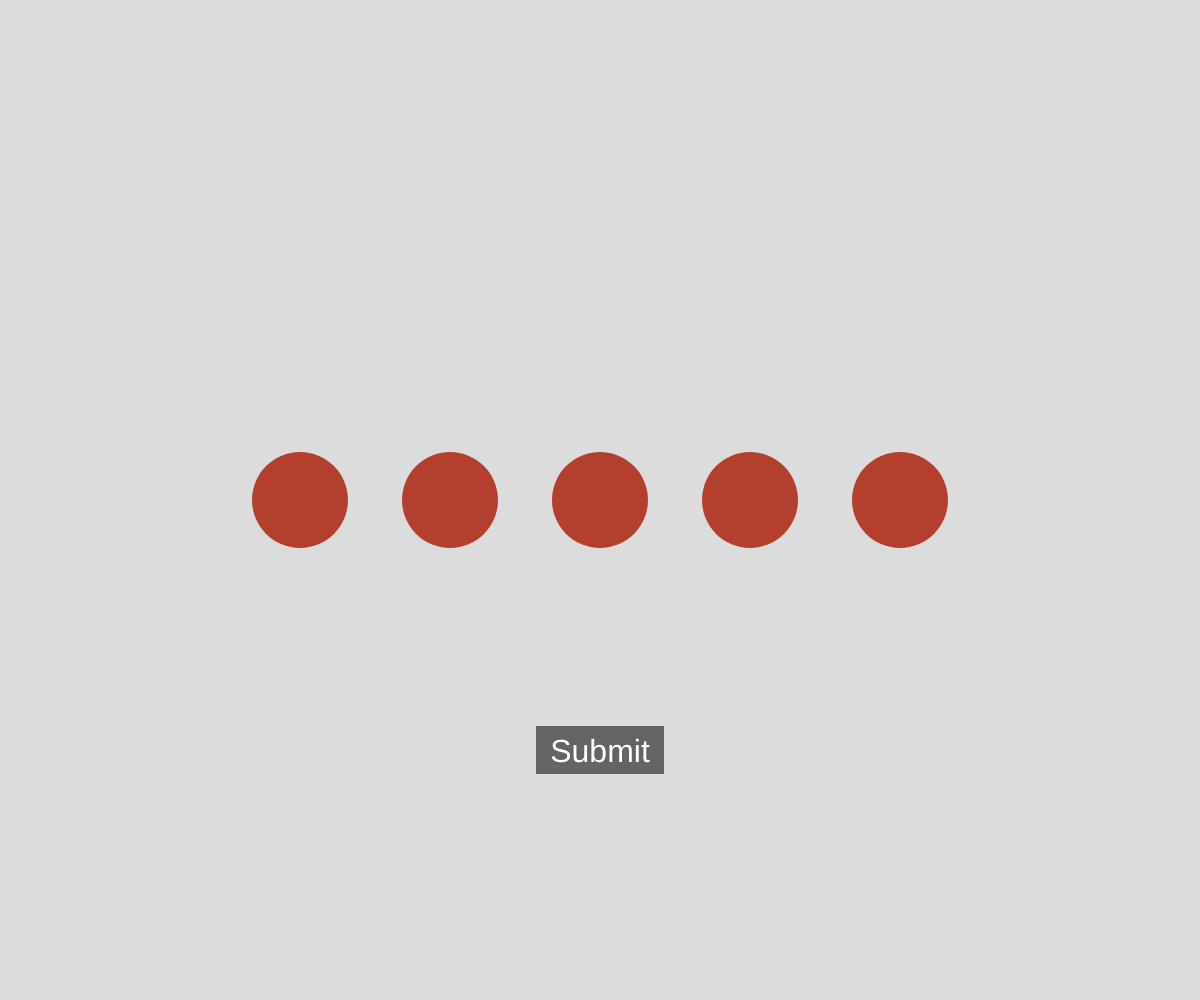
Frame 1 (no input)
Frame 60 (no input): identical to frame 1, image omitted
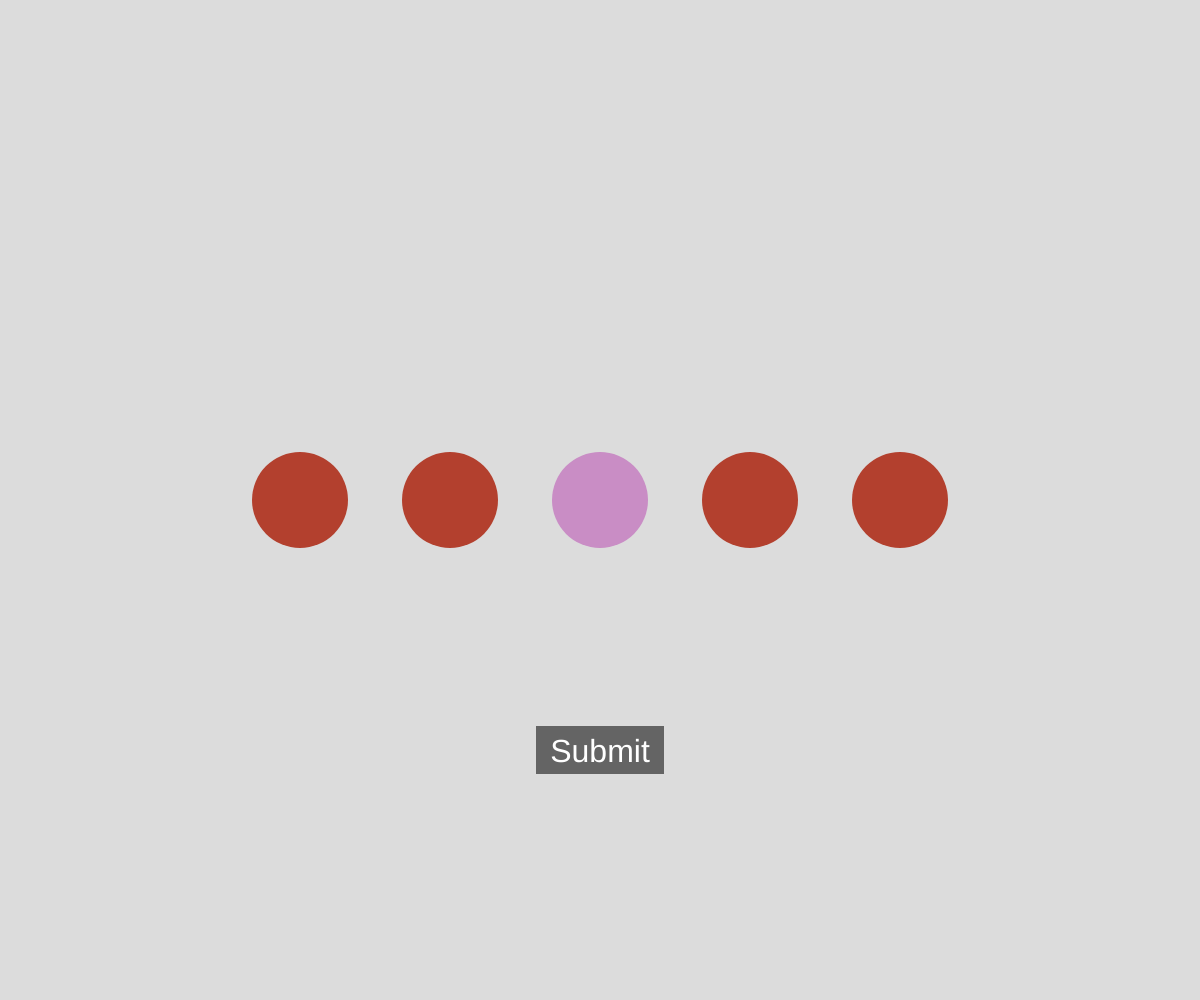
Frame 120 (the mouse pressed at the canvas centre since frame 60)

The p5.js sketch that drew these frames (run headless with seeded random() and noise() and a simulated clock; from frame 60 on, the mouse is pressed at the canvas centre):

// p5.js sketch
// ── sketch.js
class Button {
  constructor(x, y) {
    this.x = x;
    this.y = y;
    this.colorI = 0;
    this.r = 48;
    this.selected = false;
  }
  
  show() {
    push();
    fill(colors[this.colorI]);
    noStroke();
    circle(this.x, this.y, this.r*2);
    pop();
  }
}


let buttons;
let completed = false;

function setup() {
  createCanvas(windowWidth, windowHeight);
  buttons = [];
  buttons.push(new Button(width*1/4, height/2));
  buttons.push(new Button(width*3/8, height/2));
  buttons.push(new Button(width*1/2, height/2));
  buttons.push(new Button(width*5/8, height/2));
  buttons.push(new Button(width*3/4, height/2));
  colors  = [
    color(179, 64, 46), // Red
    color(201, 141, 197), // Pink
    color(212, 146, 32), // Orange
    color(216, 219, 118), // Yellow
    color(55, 128, 65), // Green
    color(71, 107, 161), // Blue
    color(93, 51, 130) // Purple
  ];
}

function draw() {
  background(220);
  if (completed) {
    push();
    textAlign(CENTER);
    textSize(32);
    contents = "Congratulations, you've completed my game!\nI had fun; I hope you feel the same\n\nHere's a reward:";
    // text(contents, width/2, height/4);
    link = createA("javascript:alert('Sorry, I'm not quite ready yet. Check in again soon :)');", "Download (might take a minute)");
    link.attribute("download", "funny.mp4");
    link.center();
    pop();
    noLoop();
    return;
  }
  // Color selectors
  for (let b of buttons) {
    b.show();
  }
  // Submit button
  push();
  rectMode(CENTER);
  noStroke();
  fill(100);
  rect(width/2, height*0.75, 128, 48);
  fill(255);
  textAlign(CENTER);
  textSize(32);
  text("Submit", width/2, height*0.75+12);
  pop();
}

function mousePressed() {
  if (completed) {
    return;
  }
  // Handle color selectors
  for (let b of buttons) {
    if (dist(mouseX, mouseY, b.x, b.y) <= b.r) {
      b.colorI = (b.colorI + 1) % colors.length;
    }
  }
  // Handle submit button
  if (mouseX >= width/2-64 && mouseX <= width/2+64 && mouseY >= height*0.75-24 && mouseY <= height*0.75+24) {
    submit();
  }
}

function submit() {
  if (buttons[0].colorI == 0 & buttons[1].colorI == 1 && buttons[2].colorI == 5 && buttons[3].colorI == 4 && buttons[4].colorI == 6) {
    completed = true;
  } else {
    alert("Try again");
  }
}
